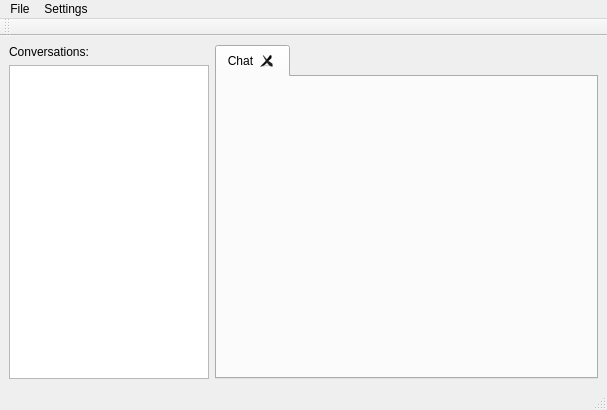
<?xml version="1.0" encoding="UTF-8"?>
<ui version="4.0">
 <class>MainWindow</class>
 <widget class="QMainWindow" name="MainWindow">
  <property name="geometry">
   <rect>
    <x>0</x>
    <y>0</y>
    <width>607</width>
    <height>410</height>
   </rect>
  </property>
  <property name="windowTitle">
   <string>Azure OpenAI Chat GUI</string>
  </property>
  <property name="windowIcon">
   <iconset>
    <normaloff>assets/blah.png</normaloff>assets/blah.png</iconset>
  </property>
  <widget class="QWidget" name="centralwidget">
   <layout class="QHBoxLayout" name="horizontalLayout" stretch="0,1">
    <item>
     <layout class="QVBoxLayout" name="verticalLayout">
      <item>
       <widget class="QLabel" name="label">
        <property name="text">
         <string>Conversations:</string>
        </property>
       </widget>
      </item>
      <item>
       <widget class="QListWidget" name="conversationsList">
        <property name="maximumSize">
         <size>
          <width>200</width>
          <height>16777215</height>
         </size>
        </property>
        <property name="showDropIndicator" stdset="0">
         <bool>false</bool>
        </property>
        <property name="selectionMode">
         <enum>QAbstractItemView::ExtendedSelection</enum>
        </property>
        <property name="verticalScrollMode">
         <enum>QAbstractItemView::ScrollPerPixel</enum>
        </property>
        <property name="horizontalScrollMode">
         <enum>QAbstractItemView::ScrollPerPixel</enum>
        </property>
       </widget>
      </item>
     </layout>
    </item>
    <item>
     <widget class="QTabWidget" name="tabWidget">
      <property name="tabShape">
       <enum>QTabWidget::Rounded</enum>
      </property>
      <property name="tabsClosable">
       <bool>true</bool>
      </property>
      <widget class="QWidget" name="chatTab">
       <attribute name="title">
        <string>Chat</string>
       </attribute>
      </widget>
     </widget>
    </item>
   </layout>
  </widget>
  <widget class="QMenuBar" name="menuBar">
   <property name="geometry">
    <rect>
     <x>0</x>
     <y>0</y>
     <width>607</width>
     <height>22</height>
    </rect>
   </property>
   <widget class="QMenu" name="menuFile">
    <property name="title">
     <string>File</string>
    </property>
    <addaction name="actionExit"/>
   </widget>
   <widget class="QMenu" name="menuSettings">
    <property name="title">
     <string>Settings</string>
    </property>
    <addaction name="actionSettings"/>
   </widget>
   <addaction name="menuFile"/>
   <addaction name="menuSettings"/>
  </widget>
  <widget class="QStatusBar" name="statusBar"/>
  <widget class="QToolBar" name="toolBar">
   <property name="windowTitle">
    <string>toolBar</string>
   </property>
   <attribute name="toolBarArea">
    <enum>TopToolBarArea</enum>
   </attribute>
   <attribute name="toolBarBreak">
    <bool>false</bool>
   </attribute>
  </widget>
  <action name="actionExit">
   <property name="text">
    <string>Exit</string>
   </property>
  </action>
  <action name="actionSettings">
   <property name="text">
    <string>Settings</string>
   </property>
  </action>
 </widget>
 <resources/>
 <connections/>
</ui>
